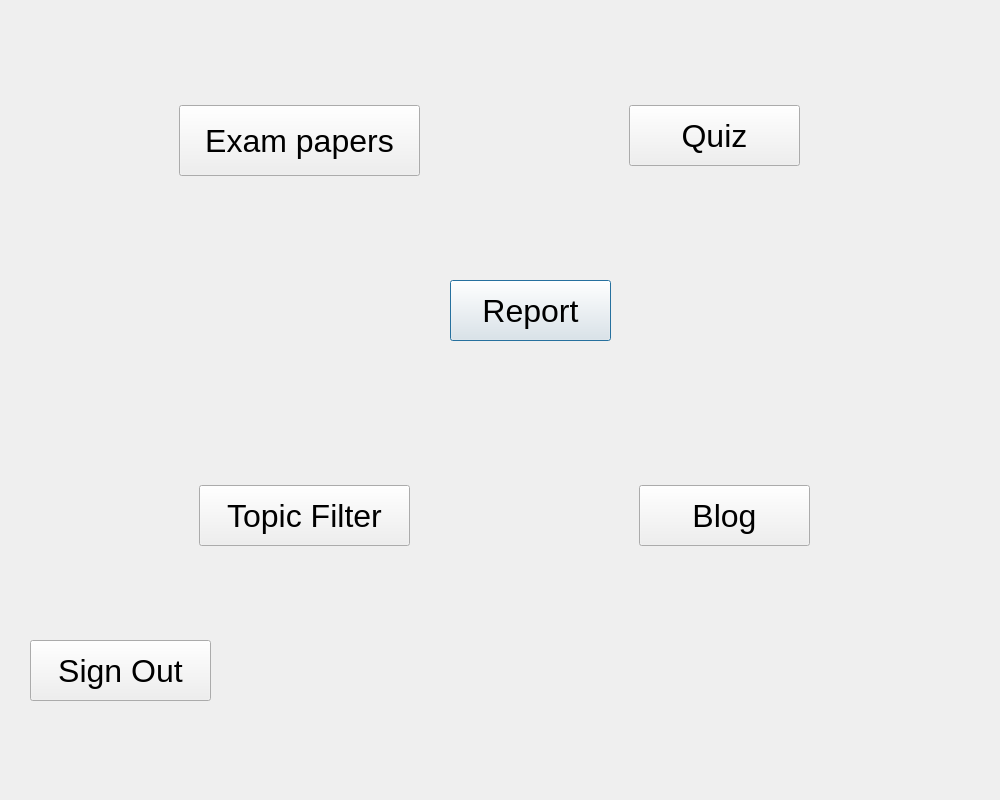
<?xml version="1.0" encoding="UTF-8"?>
<ui version="4.0">
 <class>Dialog</class>
 <widget class="QDialog" name="Dialog">
  <property name="geometry">
   <rect>
    <x>0</x>
    <y>0</y>
    <width>1000</width>
    <height>800</height>
   </rect>
  </property>
  <property name="windowTitle">
   <string>Dialog</string>
  </property>
  <widget class="QPushButton" name="ReportBut">
   <property name="geometry">
    <rect>
     <x>450</x>
     <y>280</y>
     <width>161</width>
     <height>61</height>
    </rect>
   </property>
   <property name="font">
    <font>
     <pointsize>24</pointsize>
    </font>
   </property>
   <property name="text">
    <string>Report</string>
   </property>
  </widget>
  <widget class="QPushButton" name="QuizBut">
   <property name="geometry">
    <rect>
     <x>629</x>
     <y>105</y>
     <width>171</width>
     <height>61</height>
    </rect>
   </property>
   <property name="font">
    <font>
     <pointsize>24</pointsize>
    </font>
   </property>
   <property name="text">
    <string>Quiz</string>
   </property>
  </widget>
  <widget class="QPushButton" name="ExamBut">
   <property name="geometry">
    <rect>
     <x>179</x>
     <y>105</y>
     <width>241</width>
     <height>71</height>
    </rect>
   </property>
   <property name="font">
    <font>
     <pointsize>24</pointsize>
    </font>
   </property>
   <property name="text">
    <string>Exam papers</string>
   </property>
  </widget>
  <widget class="QPushButton" name="TopicFilterBut">
   <property name="geometry">
    <rect>
     <x>199</x>
     <y>485</y>
     <width>211</width>
     <height>61</height>
    </rect>
   </property>
   <property name="font">
    <font>
     <pointsize>24</pointsize>
    </font>
   </property>
   <property name="text">
    <string>Topic Filter</string>
   </property>
  </widget>
  <widget class="QPushButton" name="BlogBut">
   <property name="geometry">
    <rect>
     <x>639</x>
     <y>485</y>
     <width>171</width>
     <height>61</height>
    </rect>
   </property>
   <property name="font">
    <font>
     <pointsize>24</pointsize>
    </font>
   </property>
   <property name="text">
    <string>Blog</string>
   </property>
  </widget>
  <widget class="QPushButton" name="SignOutBut">
   <property name="geometry">
    <rect>
     <x>30</x>
     <y>640</y>
     <width>181</width>
     <height>61</height>
    </rect>
   </property>
   <property name="font">
    <font>
     <pointsize>24</pointsize>
    </font>
   </property>
   <property name="text">
    <string>Sign Out</string>
   </property>
  </widget>
 </widget>
 <resources/>
 <connections/>
</ui>
